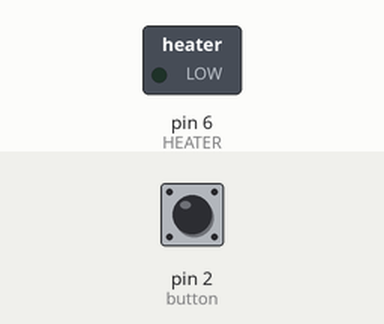
Simulated run of this sketch. Board: Arduino Uno, built with avr-gcc and run on an emulated ATmega328P. Shown: switched loads named in the sketch (green lamp = pin HIGH). The test bench sets the inputs (shaded band); at power-on: pin 2 (button) HIGH.

Above: at 1.2 s.
1.3 s: pin 2 (button) pulled LOW for 0.15 s
At 1.4 s:
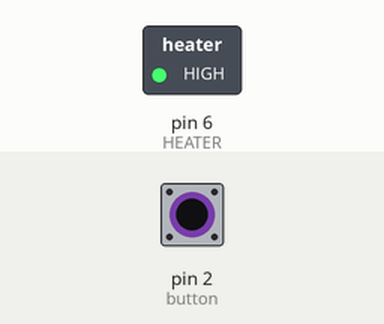
3.0 s: pin 2 (button) pulled LOW for 3.2 s
At 6.7 s:
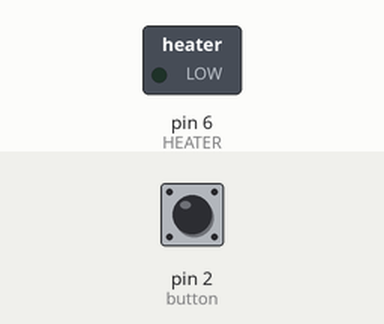
Timing chart, 0 to 8.2 s (numbered marks = the images above; inputs shaded):
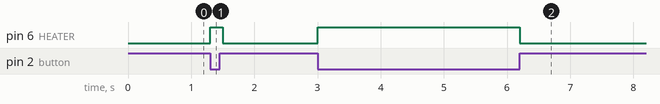

The sketch:

heatbuttonTest2.ino
```cpp
// adapted from 'blink.ino' example sketch 12/29/2017 by Corey Rice
// ==============================================================================
// ==============================================================================
// =========== BE CAREFUL: Only run until bed is warm, then power off ===========
// ==============================================================================
// ==============================================================================

int HEATER = 6;
int button = 2;

void setup() {
  // initialize digital pin HEATER as an output.
  pinMode(HEATER, OUTPUT);
  pinMode(button, INPUT_PULLUP);
}

void loop() {
  int buttonState = digitalRead(button);

  if(!buttonState){
    digitalWrite(HEATER, HIGH);   // turn the HEATER on (HIGH is the voltage level)
    delay(100);                       // wait for 1/10 of a second
  }else{
    digitalWrite(HEATER, LOW);    // turn the HEATER off by making the voltage LOW
    delay(50);                        // wait for 1/20 of a second
  }
}

// This (very slow) 67% duty cycle is enough that it should show the ability of the HEATER
// to function, without getting too hot too fast...
```

Measured:
- after the input at 1.3 s, pin 6 (HEATER): LOW → HIGH at once, → LOW 0.20 s later
- after the input at 3.0 s, pin 6 (HEATER): LOW → HIGH at once, → LOW 3.2 s later
